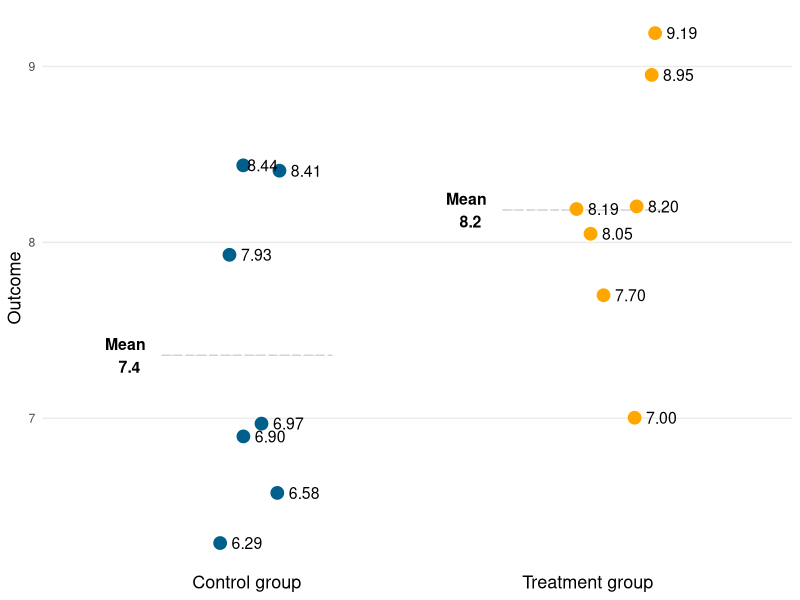
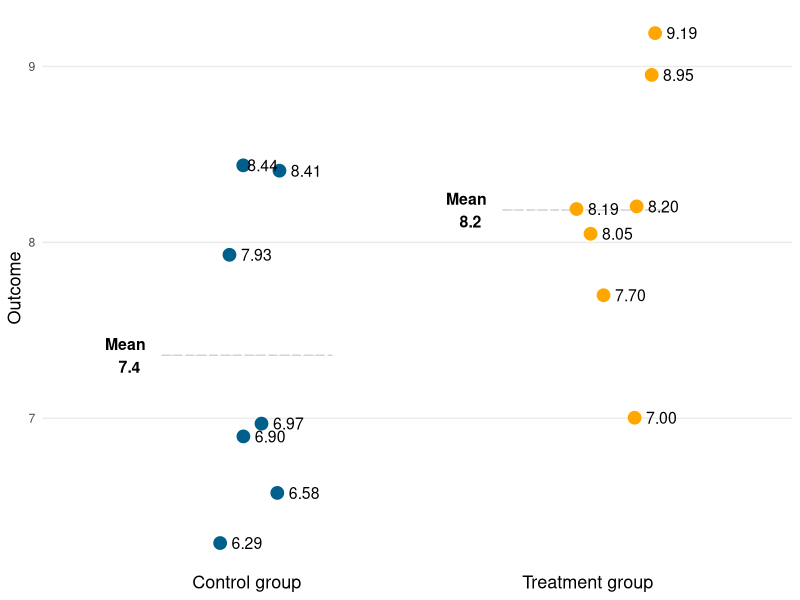

Write the R code that produced these figures, in order.
## ---- chunk 1
library(ggplot2)
library(ggrepel)
## ---- chunk 2
#| label: set_parameters
n <- 14 # n observations
p <- 8 # p potential confounders
te <- 0 # treatment effect beta_t
coef_size <- 1 # beta_p (taken as constant for all confounders)
distr <- "rnorm" # for standard-normally distributed confounders
confounder_mean <- 1 # mean of potential confounding variables
confounder_sd <- 0.5 # standard deviation of potential confounding variables
## ---- chunk 3
#| label: confounder_function
# function to simulate n observations of p confounding variables from a given distribution function
generate_confounders <- function(n, p, distr = "rnorm", ...) {
    res <- sapply(1:p, FUN = function(x) {
        do.call(distr, args = list(n = n, mean = confounder_mean, sd = confounder_sd, ...))
        })
}
## ---- chunk 4
#| label: generate_anovas

generate_anovas <- function(n, p, te, coef_size, distr) {

    # record the initial random seed that will be used in this function
    seed <- .Random.seed

    # generate potential confounders
    X <- generate_confounders(n = n, p = p, distr = distr)
    
    # set effect of counfounders
    beta <- rep(coef_size, p)

    # randomize treatment
    treat <- sample(rep(0:1, n / 2))

    # compute the "true" outcome y
    y <- te * treat + X %*% beta
    
    # fit linear regression model for treatment
    fit_lm <- lm(y ~ treat)

    # conduct analysis of variance
    fit <- anova(fit_lm)

    # get differences in means between groups (may be used for non-binary confounders)
    mean_diff <- apply(
        X, 2, function(x) {
            mean(x[which(treat == 1)]) - mean(x[which(treat == 0)])
            }
        )

    res <- list(
        y = y,
        treat = treat,
        X = X,
        mean_diff = mean_diff,
        var_within = fit["Residuals", "Mean Sq"],
        var_between = fit["treat", "Mean Sq"],
        f = fit["treat", "F value"],
        pval = fit["treat", "Pr(>F)"],
        ci = confint(fit_lm)
        )
    
    # return random seed as an attribute (analogous to stats:::simulate.lm)
    attr(res, "seed") <- seed

    return(res)
}
## ---- chunk 5
#| label: simulate_data
n_simul <-101
sum_mean_diff <- numeric(n_simul)
seeds <- vector(mode = "list", length = n_simul)

set.seed(1)
for (i in 1:n_simul) {
    anova_sim <- generate_anovas(
        n = n, p = p, te = te, coef_size = coef_size, distr = distr
        )
    sum_mean_diff[i] <- sum(anova_sim$mean_diff)
    seeds[[i]] <- attr(anova_sim, "seed")
}

# retrieve the 75%-quantile case be choosing the seed that corresponds to the median sum of mean differences
seed_index <- which(sum_mean_diff == quantile(sum_mean_diff, 0.75))
.Random.seed <- seeds[[seed_index]]
example_anova <- generate_anovas(n = n, p = p, te = te, coef_size = coef_size, distr = distr)

## ---- chunk 6
# store data for plotting in a data frame
plot_df <- data.frame(
    treat = ifelse(
        example_anova$treat == 1, "Treatment group", "Control group"
        ),
    y = example_anova$y
    )

group_means <- aggregate(y ~ treat, data = plot_df, FUN = mean)
## ---- chunk 7
#| label: print_data
print(plot_df[order(plot_df$treat), c("treat", "y")], row.names = FALSE)
## ---- chunk 8
#| label: plot_figure1

jittersettings <- position_jitter(height = 0, width = 0.2, seed = 22)

fig1 <- ggplot(data = plot_df, aes(x = treat, y = y)) +
    geom_crossbar(
        data = group_means,
        aes(y = y, ymin = y, ymax = y),
        colour = "lightgrey", 
        linetype = "dashed",
        alpha = 0.5,
        fatten = 0.5,
        width = 0.5
        ) +
    geom_text(
        data = group_means,
        aes(label = paste("Mean \n", round(y, 1))),
        size = 4,
        nudge_x = -0.35,
        family = "Helvetica",
        fontface = "bold"
        ) +
    geom_point(
    	aes(color = treat),
    	size = 4,
    	position= jittersettings
    	) +
    scale_color_manual(values = c(
      "Control group" = "#00608b", # blue
      "Treatment group" = "#ffa600" # yellow-orange
      #"Control group"= "#58508D", # purple-blue
      #"Treatment group" = "#FF6361" # red
      )) + 
    geom_text_repel(
        aes(label = format(round(y, 2), nsmall = 2)), 
    	#nudge_x = 0.2,        # Nudge labels to the right of the points
    	direction = "x",      # Only nudge horizontally
    	hjust = -0.35,            # Align text to the left
    	segment.size = 0,   # Line connecting point and text
    	#segment.alpha = 0,
    	segment.color = NA,
    	point.padding = 0,  # Padding between point and text
    	box.padding = 0,     # Padding around the text box
    	position = jittersettings,
    	size = 4,
    	family = "Helvetica"
     	) +    	
    theme_minimal() +
    ylab("Outcome") +
    # reverse order on x-axis
    scale_x_discrete(limits = rev(levels(plot_df$treat))) +
    theme(
    	legend.position = "none",
    	text = element_text(family = "Helvetica"),
        axis.title.x = element_blank(),
        panel.grid.major.x = element_blank(),
        panel.grid.minor.y = element_blank(),
        axis.title.y = element_text(family="Helvetica", size = 13),
        axis.text.x = element_text(family="Helvetica", size = 13, color = "black")
        ) 
    #ggtitle("A hypothetical randomized trial")

fig1
ggsave("figures/figure1.pdf", fig1, height = 4, width = 7)

